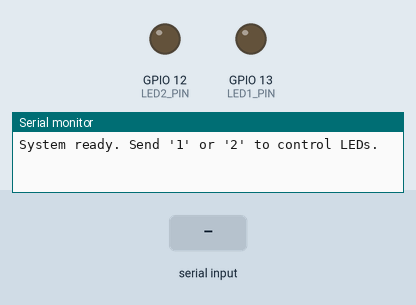
Recording of a program running on a simulated ESP32. Parts: output pins drawn as LEDs (lit = HIGH), the last lines printed to the serial monitor. The inputs (shaded band) are chosen by the test bench.

Above: at 1.2 s.
1.3 s: "1" received over Serial
At 1.9 s:
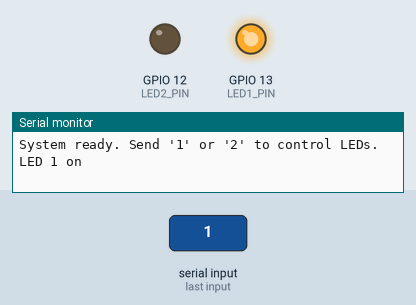
2.8 s: "2" received over Serial
At 3.1 s:
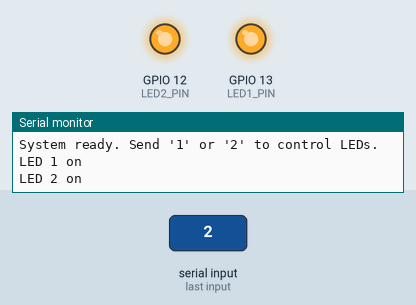
4.3 s: "1" received over Serial
At 5.4 s:
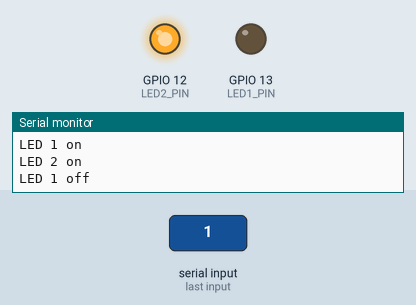
Timing chart, 0 to 7.3 s (numbered marks = the images above; inputs shaded):
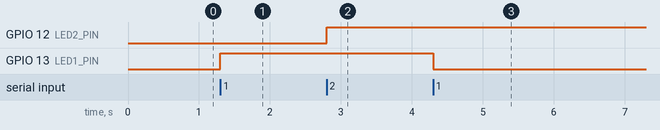

Measured:
- after the input at 1.3 s, GPIO 13 (LED1_PIN): LOW → HIGH at once
- after the input at 2.8 s, GPIO 12 (LED2_PIN): LOW → HIGH at once
- after the input at 4.3 s, GPIO 13 (LED1_PIN): HIGH → LOW at once

The program:

main.cpp
```cpp
#include <Arduino.h>

// 定义LED引脚
const int LED1_PIN = 13;  // 改用引脚13
const int LED2_PIN = 12;  // 改用引脚12

void setup() {
  pinMode(LED1_PIN, OUTPUT);
  pinMode(LED2_PIN, OUTPUT);
  Serial.begin(115200);
  // 添加初始化提示
  delay(1);  // 等待串口稳定
  Serial.println("System ready. Send '1' or '2' to control LEDs.");
}

void loop() {
  if(Serial.available() > 0){
    char c = Serial.read();
    if(c == '1'){
      int val1 = digitalRead(LED1_PIN);
      if(val1 == HIGH){
        Serial.println("LED 1 off");
        digitalWrite(LED1_PIN, LOW);
      }
      else{
        Serial.println("LED 1 on");
        digitalWrite(LED1_PIN, HIGH);
      }
    }
    else if(c == '2'){
      int val2 = digitalRead(LED2_PIN);
      if(val2 == HIGH){
        Serial.println("LED 2 off");
        digitalWrite(LED2_PIN, LOW);
      }
      else{
        Serial.println("LED 2 on");
        digitalWrite(LED2_PIN, HIGH);
      }
    }
    else{
      Serial.println("Invalid command");
    }
  }
}
```
